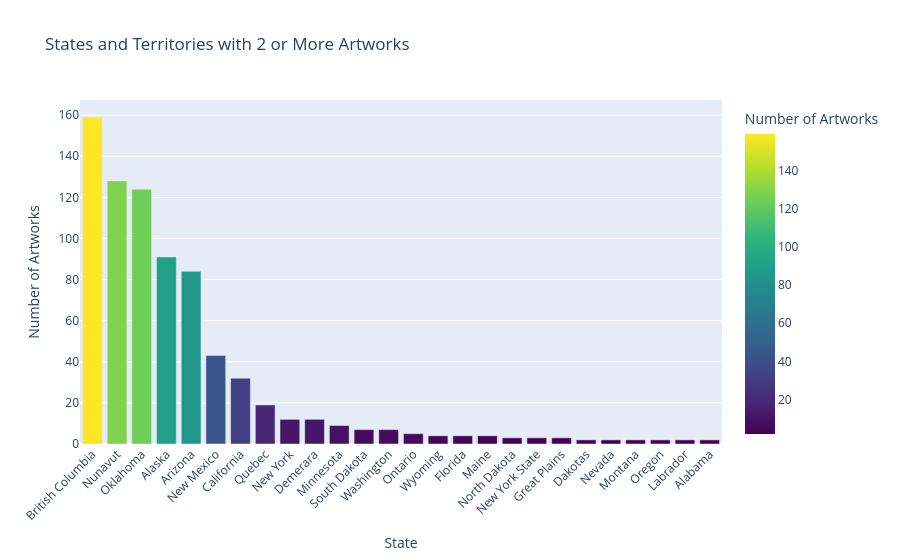

Source (notebook cell):
### Code cell
# Count artworks by state
state_counts = native_with_state_filtered["state"].value_counts().reset_index()

state_counts.columns = ["state", "artwork_count"]

# Remove states with only 1 artwork
state_counts = state_counts[state_counts["artwork_count"] > 1] # added to make chart more readable

# Create bar graph
fig = px.bar(
    state_counts,
    x="state",
    y="artwork_count",
    title="States and Territories with 2 or More Artworks",
    labels={
        "state": "State or Territory",
        "artwork_count": "Number of Artworks"
    },
    color="artwork_count",
    color_continuous_scale="Viridis"
)

fig.update_layout(
    autosize=True,
    width=None,
    xaxis_title="State",
    yaxis_title="Number of Artworks",
    xaxis_tickangle=-45,
    xaxis={"categoryorder": "total descending"}
)

fig.show()
fig.to_file("state_bargraph.png")

### Figure 1 — Plotly figure (JSON) as saved in the notebook; plotly's stock layout.template omitted (floating-point values rounded to 4 significant figures)
{"data": [{"hovertemplate": "State or Territory=%{x}<br>Number of Artworks=%{marker.color}<extra></extra>", "legendgroup": "", "marker": {"color": [159, 128, 124, 91, 84, 43, 32, 19, 12, 12, 9, 7, 7, 5, 4, 4, 4, 3, 3, 3, 2, 2, 2, 2, 2, 2], "coloraxis": "coloraxis", "pattern": {"shape": ""}}, "name": "", "orientation": "v", "showlegend": false, "textposition": "auto", "type": "bar", "x": ["British Columbia", "Nunavut", "Oklahoma", "Alaska", "Arizona", "New Mexico", "California", "Quebec", "New York", "Demerara", "Minnesota", "South Dakota", "Washington", "Ontario", "Wyoming", "Florida", "Maine", "North Dakota", "New York State", "Great Plains", "Dakotas", "Nevada", "Montana", "Oregon", "Labrador", "Alabama"], "xaxis": "x", "y": [159, 128, 124, 91, 84, 43, 32, 19, 12, 12, 9, 7, 7, 5, 4, 4, 4, 3, 3, 3, 2, 2, 2, 2, 2, 2], "yaxis": "y"}], "layout": {"autosize": true, "barmode": "relative", "coloraxis": {"autocolorscale": false, "colorbar": {"title": {"text": "Number of Artworks"}}, "colorscale": [[0, "#440154"], [0.1111, "#482878"], [0.2222, "#3e4989"], [0.3333, "#31688e"], [0.4444, "#26828e"], [0.5556, "#1f9e89"], [0.6667, "#35b779"], [0.7778, "#6ece58"], [0.8889, "#b5de2b"], [1, "#fde725"]]}, "legend": {"tracegroupgap": 0}, "title": {"text": "States and Territories with 2 or More Artworks"}, "xaxis": {"anchor": "y", "categoryorder": "total descending", "domain": [0, 1], "tickangle": -45, "title": {"text": "State"}}, "yaxis": {"anchor": "x", "domain": [0, 1], "title": {"text": "Number of Artworks"}}}}
